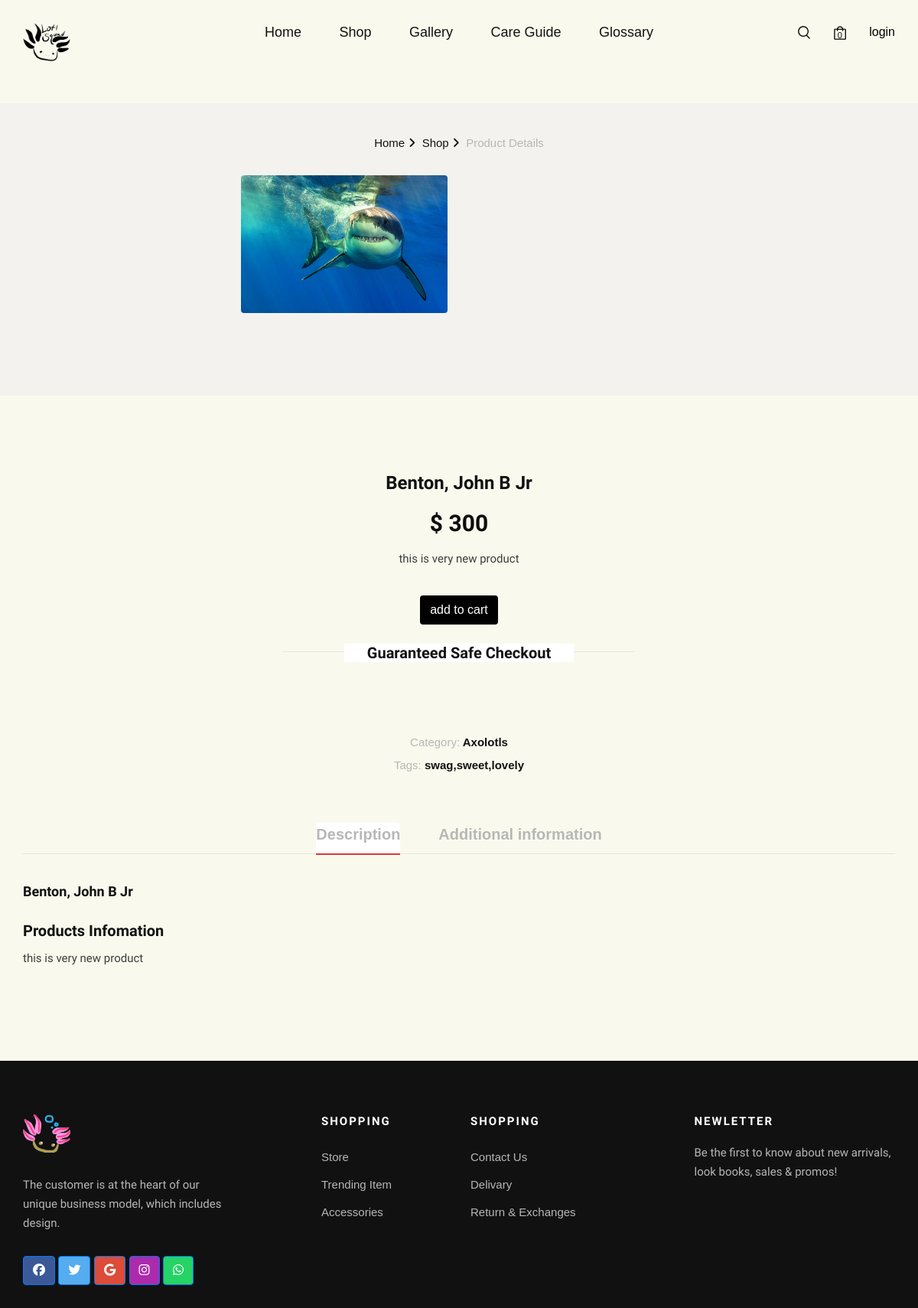
The page /details/23 on the database its author committed.
### main.py (models this page shows)
class Products(db.Model):
    id = db.Column(db.Integer, primary_key=True)
    name = db.Column(db.String(255), nullable=False)
    description = db.Column(db.String(255), nullable=False)
    additional_description = db.Column(db.String(1000))
    category = db.Column(db.String(255), nullable=False)
    sub_category = db.Column(db.String(255))
    sub_cat_size = db.Column(db.String(255), default="")
    sub_cat_gender = db.Column(db.String(255), default="")
    flour = db.Column(db.String(255), default="")
    homo = db.Column(db.String(255), default="")
    hetero = db.Column(db.String(255), default="")
    stock = db.Column(db.Integer, nullable=False)
    unit_price = db.Column(db.Integer, nullable=False)
    visibility = db.Column(db.Boolean(), default=1)
    image = db.Column(db.String(255))
    image2= db.Column(db.String(255))
    image3 = db.Column(db.String(255))
    created = db.Column(db.TIMESTAMP(), server_default=func.now())
    modified = db.Column(
        db.TIMESTAMP(), server_default=func.now(), onupdate=func.current_timestamp()
    )
    owner_id = db.Column(
        db.Integer, db.ForeignKey("user.id", ondelete="CASCADE"), nullable=False
    )
    orderitems = db.relationship("OrderItems", backref="products", lazy=True)
    tags = db.Column(db.String(255))

### main.py (the view)
@app.route("/details/<id>")
def product_details(id):
    product = Products.query.filter_by(id=id).first()
    return render_template("shop-details.html", product=product)

### templates/shop-details.html (shortened to what this page needs)
{%extends 'base.html'%}
{%block content%}
    <section class="shop-details">
        <div class="product__details__pic">
            <div class="container" style="width:50%;">
                <div class="row">
                    <div class="col-lg-12">
                        <div class="product__details__breadcrumb">
                            <a href={{url_for('Home')}}>Home</a>
                            <a href="">Shop</a>
                            <span>Product Details</span>
                        </div>
                    </div>
                </div>
                <div class="lightbox">
  <div class="row">
    <div class="col-lg-6">
      <img
        src="{{url_for("static", filename="images/")}}{{product.image}}"
        alt=""
        class="w-100 mb-2 mb-md-4 shadow-1-strong rounded"
      />
    </div>
    <div class="col-lg-6">
    </div>
  </div>
</div>
            </div>
        </div>
        <div class="product__details__content">
            <div class="container">
                <div class="row d-flex justify-content-center">
                    <div class="col-lg-8">
                        <div class="product__details__text">
                            <h4>{{product.name}}</h4>
                            <h3>$ {{product.unit_price}}</h3>
                            <p>{{product.description}}</p>
                            <div class="product__details__cart__option">
                               <a class="option1" id="add_cart">
                              <form id="cart_form">
                           <button type="submit" class="btn " style="color:white; background-color:black">add to cart</button>
                           </form>
                           </a>
                            </div>
                            <div class="product__details__last__option">
                                <h5><span>Guaranteed Safe Checkout</span></h5>
                                <ul>
                                    <li><span>Category:</span> {{product.category}}</li>
                                    <li><span>Tags:</span> {{product.tags}}</li>
                                </ul>
                            </div>
                        </div>
                    </div>
                </div>
                <div class="row">
                    <div class="col-lg-12">
                        <div class="product__details__tab">
                            <ul class="nav nav-tabs" role="tablist">
                                <li class="nav-item">
                                    <a class="nav-link active" data-toggle="tab" href="#tabs-5"
                                    role="tab">Description</a>
                                </li>
                                <li class="nav-item">
                                    <a class="nav-link" data-toggle="tab" href="#tabs-7" role="tab">Additional
                                    information</a>
                                </li>
                            </ul>
                            <div class="tab-content">
                                <div class="tab-pane active" id="tabs-5" role="tabpanel">
                                    <div class="product__details__tab__content">
                                        <p class="note">{{product.name}}</p>
                                        <div class="product__details__tab__content__item">
                                            <h5>Products Infomation</h5>
                                            <p>{{product.description}}</p>
                                        </div>
                                    </div>
                                </div>
                            </div>
                        </div>
                    </div>
                </div>
            </div>
        </div>
    </section>
<br><br><br><br>
  {%endblock%}

### static/css/style.css (style rules this page uses)
html, body { height: 100%; font-family: "Nunito Sans", sans-serif; -webkit-font-smoothing: antialiased; }
h1, h2, h3, h4, h5, h6 { margin: 0; color: #111111; font-weight: 400; font-family: "Nunito Sans", sans-serif; }
h3 { font-size: 30px; }
h4 { font-size: 24px; }
h5 { font-size: 18px; }
p { font-size: 15px; font-family: "Nunito Sans", sans-serif; color: #3d3d3d; font-weight: 400; line-height: 25px; margin: 0 0 15px 0; }
img { max-width: 100%; }
ul, ol { padding: 0; margin: 0; }
.product__details__pic { text-align: center; background: #f3f2ee; padding: 40px 0 60px; margin-bottom: 100px; }
.product__details__breadcrumb { margin-bottom: 30px; }
.product__details__breadcrumb a { font-size: 15px; color: #111111; margin-right: 18px; display: inline-block; position: relative; }
.product__details__breadcrumb a:after { position: absolute; right: -14px; top: 0; content: ""; font-family: "FontAwesome"; }
.product__details__breadcrumb span { font-size: 15px; color: #b7b7b7; display: inline-block; }
.product__details__text { text-align: center; }
.product__details__text h4 { color: #111111; font-weight: 700; margin-bottom: 10px; }
.product__details__text h3 { color: #0d0d0d; font-weight: 700; margin-bottom: 16px; }
.product__details__text p { margin-bottom: 35px; }
.product__details__cart__option { margin-bottom: 25px; }
.product__details__last__option h5 { color: #111111; font-weight: 700; font-size: 20px; position: relative; margin-bottom: 26px; }
.product__details__last__option h5 span { background: #ffffff; padding: 0 30px; }
.product__details__last__option h5:before { position: absolute; left: 0; right: 0; top: 10px; height: 1px; width: 460px; background: #e5e5e5; content: ""; z-index: -1; margin: 0 auto; }
.product__details__last__option ul { padding-top: 40px; }
.product__details__last__option ul li { list-style: none; font-size: 15px; color: #111111; font-weight: 700; line-height: 30px; }
.product__details__last__option ul li span { font-weight: 400; color: #b7b7b7; }
.product__details__tab { padding-top: 60px; }
.product__details__tab .nav-tabs { border-bottom: 1px solid #e5e5e5; -webkit-box-pack: center; -ms-flex-pack: center; justify-content: center; }
.product__details__tab .nav-tabs .nav-item { margin-right: 50px; }
.product__details__tab .nav-tabs .nav-item:last-child { margin-right: 0; }
.product__details__tab .nav-tabs .nav-item .nav-link { font-size: 20px; color: #b7b7b7; padding: 0; border: none; font-weight: 700; padding-bottom: 10px; border-bottom: 2px solid transparent; }
.product__details__tab .nav-tabs .nav-item .nav-link.active { border-bottom: 2px solid #e53637; }
.product__details__tab__content { padding-top: 35px; }
.note { color: #111111; font-size: 18px; font-weight: 700; line-height: 28px; margin-bottom: 25px; }
.product__details__tab__content__item { margin-bottom: 30px; }
.product__details__tab__content__item:last-child { margin-bottom: 0; }
.product__details__tab__content__item h5 { color: #111111; font-size: 20px; font-weight: 700; margin-bottom: 12px; }
.product__details__tab__content__item p { margin-bottom: 0; }
@media only screen and (min-width: 1200px) { .container { max-width: 1170px; } }

### static/css/cardss.css (style rules this page uses)
body { font-family: "Poppins", sans-serif; color: #444444; }
a, a:hover { text-decoration: none; color: inherit; }

### static/css/new_section/style.css (style rules this page uses)
body { font-family: 'Source Sans Pro', sans-serif; }
section { margin: 25px 0; }

### rows shown on the page
Products: image (picture), name "Benton, John B Jr", unit_price "300", description "this is very new product", category "Axolotls", tags "swag,sweet,lovely"

### other values the page prints
{{ cart_data|length }} "0"
